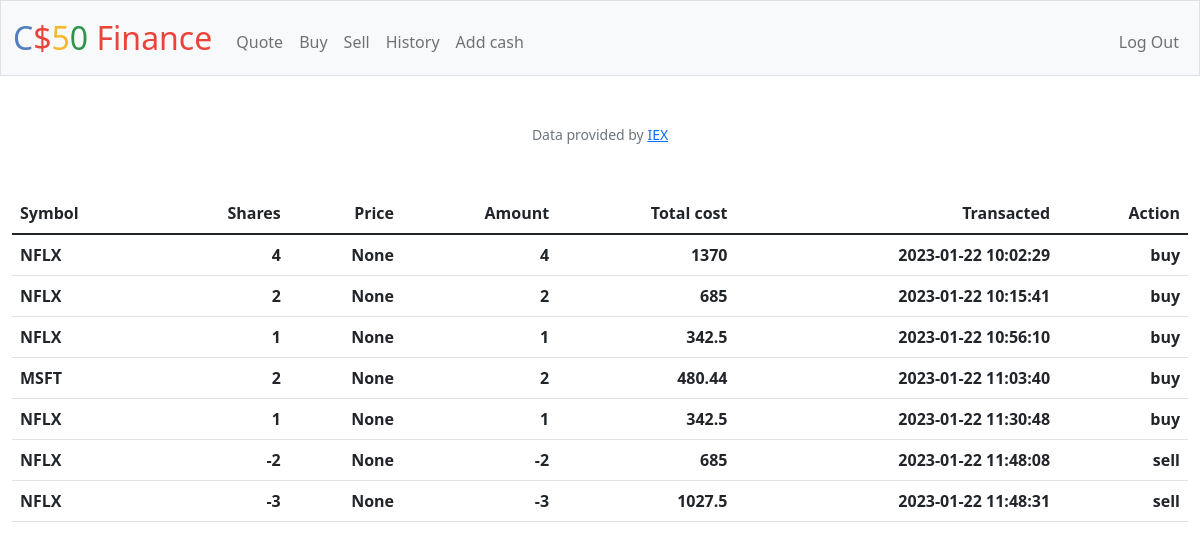
Screenshot of /history (signed in) with the database file from the repository.
### tables this page shows
CREATE TABLE 'Transactions' ('id' INTEGER PRIMARY KEY AUTOINCREMENT NOT NULL, 'date' DATETIME DEFAULT CURRENT_TIMESTAMP, 'amount' INTEGER NOT NULL, 'share' TEXT NOT NULL, 'cost' INTEGER NOT NULL, 'user_id' INTEGER NOT NULL, 'name' TEXT, 'action' TEXT, 'current_price' INTEGER);

### app.py (the view)
@app.route("/history")
@login_required
def history():
    user_id = session["user_id"]
    data= db.execute("SELECT * from transactions where user_id = ?",user_id)
    return render_template("history.html",data = data)

### app.py (called while the page is built)
@app.after_request
def after_request(response):
    response.headers["Cache-Control"] = "no-cache, no-store, must-revalidate"
    response.headers["Expires"] = 0
    response.headers["Pragma"] = "no-cache"
    return response

### helpers.py (called while the page is built)
def login_required(f):
    @wraps(f)
    def decorated_function(*args, **kwargs):
        if session.get("user_id") is None:
            return redirect("/login")
        return f(*args, **kwargs)
    return decorated_function

### templates/history.html (shortened to what this page needs)
{% extends "layout.html" %}
{% block main %}
<table class="table">
    <thead>
        <tr>
            <th class="text-start">Symbol</th>
            <th class="text-end">Shares</th>
            <th class="text-end">Price</th>
            <th class="text-end">Amount</th>
            <th class="text-end">Total cost</th>
            <th class="text-end">Transacted</th>
            <th class="text-end">Action</th>
        </tr>
    </thead>
    <tbody>
        {% for item in data %}
        <tr>
            <th class="text-start">{{item['share']}}</th>
            <th class="text-end">{{item['amount']}}</th>
            <th class="text-end">{{item['current_price']}}</th>
            <th class="text-end">{{item['amount']}}</th>
            <th class="text-end">{{item['cost']}}</th>
            <th class="text-end">{{item['date']}}</th>
            <th class="text-end">{{item['action']}}</th>
        </tr>
        {% endfor %}
    </tbody>
{% endblock %}

### rows the page displays
Transactions: share "NFLX", amount "4", current_price "None", cost "1370", date "2023-01-22 10:02:29", action "buy"
Transactions: share "NFLX", amount "2", current_price "None", cost "685", date "2023-01-22 10:15:41", action "buy"
Transactions: share "NFLX", amount "1", current_price "None", cost "342.5", date "2023-01-22 10:56:10", action "buy"
Transactions: share "MSFT", amount "2", current_price "None", cost "480.44", date "2023-01-22 11:03:40", action "buy"
Transactions: share "NFLX", amount "1", current_price "None", cost "342.5", date "2023-01-22 11:30:48", action "buy"
Transactions: share "NFLX", amount "-2", current_price "None", cost "685", date "2023-01-22 11:48:08", action "sell"
Transactions: share "NFLX", amount "-3", current_price "None", cost "1027.5", date "2023-01-22 11:48:31", action "sell"
